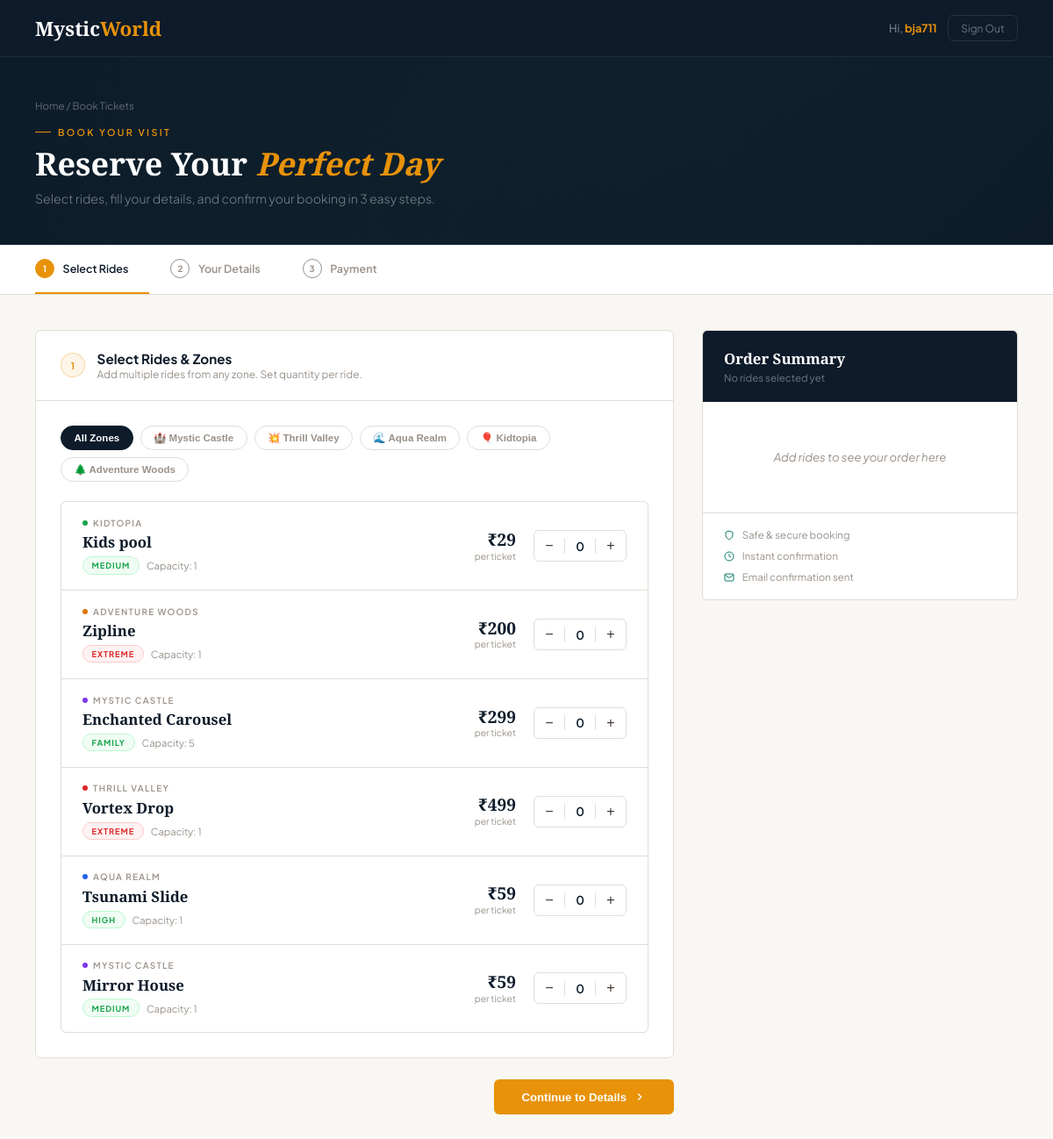
Page /booking/ (signed in) on the committed database.
### park/models.py (models this page shows, shortened)
class Ride(models.Model):
    zone = models.ForeignKey(Zone, on_delete=models.CASCADE)
    name = models.CharField(max_length=100)
    thrill_level = models.CharField(max_length=50)
    ticket_price = models.IntegerField()
    capacity = models.IntegerField()
    image = models.ImageField(upload_to='rides/')

class Zone(models.Model):
    name = models.CharField(max_length=100)
    description = models.TextField()

### park/views.py (the view, shortened to what this page needs)
# urls.py: path('booking/', views.booking, name='booking'),
def booking(request):
    if not request.session.get('visitor_id'):
        return redirect('login')
    rides = Ride.objects.select_related('zone').all()
    return render(request, 'booking.html', {'rides': rides})

### park/templates/booking.html (shortened to what this page needs)
{% load static %}
<!DOCTYPE html>
<html lang="en">
<head>
</head>
<body>
<header>
  <nav>
    <a href="{% url 'home' %}" class="logo">Mystic<span>World</span></a>
    <div class="nav-right">
      {% if request.session.visitor_id %}
        <span class="nav-user">Hi, <strong>{{ request.session.visitor_name }}</strong></span>
        <a href="{% url 'logout' %}" class="nav-out">Sign Out</a>
      {% else %}
        <a href="{% url 'login' %}" class="nav-out">Sign In</a>
      {% endif %}
    </div>
  </nav>
</header>
<div class="page-hero">
  <div class="ph-inner">
    <div class="ph-crumb"><a href="{% url 'home' %}">Home</a> / Book Tickets</div>
    <div class="ph-eyebrow">Book Your Visit</div>
    <h1 class="ph-title">Reserve Your <em>Perfect Day</em></h1>
    <p class="ph-sub">Select rides, fill your details, and confirm your booking in 3 easy steps.</p>
  </div>
</div>
<div class="step-bar">
  <div class="step-bar-inner">
    <div class="step-tab active" id="stab1">
      <div class="step-circle">1</div> Select Rides
    </div>
    <div class="step-tab" id="stab2">
      <div class="step-circle">2</div> Your Details
    </div>
    <div class="step-tab" id="stab3">
      <div class="step-circle">3</div> Payment
    </div>
  </div>
</div>
{% if not request.session.visitor_id %}
<div style="max-width:1280px;margin:3rem auto;padding:0 2.5rem;">
  <div class="login-prompt">
    <div class="lp-ico"><svg viewBox="0 0 24 24"><path d="M20 21v-2a4 4 0 0 0-4-4H8a4 4 0 0 0-4 4v2"/><circle cx="12" cy="7" r="4"/></svg></div>
    <h3>Sign in to Book</h3>
    <p>You need a MysticWorld account to book tickets. It is free and takes under a minute.</p>
    <div class="lp-btns">
      <a href="{% url 'login' %}" class="btn-signin">Sign In</a>
      <a href="{% url 'register' %}" class="btn-reg">Create Account</a>
    </div>
  </div>
</div>
{% else %}
<form method="POST" action="{% url 'booking' %}" id="mainForm">
<div class="layout">
  <div>
    <div class="panel active" id="panel1">
      <div class="sc">
        <div class="sc-hd">
          <div class="sc-num">1</div>
          <div class="sc-hd-text">
            <h3>Select Rides &amp; Zones</h3>
            <p>Add multiple rides from any zone. Set quantity per ride.</p>
          </div>
        </div>
        <div class="sc-body">
          <div class="zone-pills">
            <button type="button" class="zpill active" onclick="filterZone('all',this)">All Zones</button>
            <button type="button" class="zpill" onclick="filterZone('Mystic Castle',this)">🏰 Mystic Castle</button>
            <button type="button" class="zpill" onclick="filterZone('Thrill Valley',this)">💥 Thrill Valley</button>
            <button type="button" class="zpill" onclick="filterZone('Aqua Realm',this)">🌊 Aqua Realm</button>
            <button type="button" class="zpill" onclick="filterZone('Kidtopia',this)">🎈 Kidtopia</button>
            <button type="button" class="zpill" onclick="filterZone('Adventure Woods',this)">🌲 Adventure Woods</button>
          </div>
          <div class="ride-rows" id="rideRows">
            {% for ride in rides %}
            <div class="rr" id="rr-{{ride.id}}"
                 data-id="{{ride.id}}"
                 data-name="{{ride.name}}"
                 data-zone="{{ride.zone.name}}"
                 data-price="{{ride.ticket_price}}"
                 data-thrill="{{ride.thrill_level}}">
              <div>
                <div class="rr-zone">
                  <span class="rr-dot
                    {% if ride.zone.name == 'Mystic Castle' %}d1
                    {% elif ride.zone.name == 'Thrill Valley' %}d2
                    {% elif ride.zone.name == 'Aqua Realm' %}d3
                    {% elif ride.zone.name == 'Kidtopia' %}d4
                    {% else %}d5{% endif %}"></span>
                  {{ride.zone.name}}
                </div>
                <div class="rr-name">{{ride.name}}</div>
                <div class="rr-tags">
                  <span class="thrill
                    {% if ride.thrill_level == 'Extreme' %}th-e
                    {% elif ride.thrill_level == 'High' %}th-h
                    {% elif ride.thrill_level == 'Moderate' %}th-m
                    {% else %}th-f{% endif %}">
                    {{ride.thrill_level}}
                  </span>
                  <span class="rr-cap">Capacity: {{ride.capacity}}</span>
                </div>
              </div>
              <div class="rr-price">
                <div class="rr-amt">₹{{ride.ticket_price}}</div>
                <div class="rr-per">per ticket</div>
              </div>
              <div class="rr-qty">
                <button type="button" class="qbtn" onclick="changeQty({{ride.id}},-1)">−</button>
                <span class="qnum" id="qnum-{{ride.id}}">0</span>
                <button type="button" class="qbtn" onclick="changeQty({{ride.id}},1)">+</button>
              </div>
            </div>
            {% empty %}
            <div style="padding:2rem;text-align:center;color:var(--muted);font-size:.85rem;">No rides available. Please check back soon.</div>
            {% endfor %}
          </div>
        </div>
      </div>
      <div class="step-nav">
        <button type="button" class="btn-next" onclick="goStep(2)">
          Continue to Details
          <svg viewBox="0 0 24 24"><polyline points="9 18 15 12 9 6"/></svg>
        </button>
      </div>
    </div>
  </div>
  <div class="sidebar">
    <div class="sum-card">
      <div class="sum-hd">
        <h3>Order Summary</h3>
        <p id="sum-sub-text">No rides selected yet</p>
      </div>
      <div class="sum-body">
        <div class="cart-empty" id="cartEmpty">Add rides to see your order here</div>
      </div>
      <div class="sum-trust">
        <div class="st-item"><svg viewBox="0 0 24 24"><path d="M12 22s8-4 8-10V5l-8-3-8 3v7c0 6 8 10 8 10z"/></svg>Safe &amp; secure booking</div>
        <div class="st-item"><svg viewBox="0 0 24 24"><circle cx="12" cy="12" r="10"/><polyline points="12 6 12 12 16 14"/></svg>Instant confirmation</div>
        <div class="st-item"><svg viewBox="0 0 24 24"><path d="M4 4h16c1.1 0 2 .9 2 2v12c0 1.1-.9 2-2 2H4c-1.1 0-2-.9-2-2V6c0-1.1.9-2 2-2z"/><polyline points="22,6 12,13 2,6"/></svg>Email confirmation sent</div>
      </div>
    </div>
  </div>
</div>
</form>
{% endif %}
</body>
</html>

### rows in the picture
Ride: zone.name "KIDTOPIA", name "Kids pool", thrill_level "MEDIUM", capacity "1", ticket_price "29"
Ride: zone.name "ADVENTURE WOODS", name "Zipline", thrill_level "EXTREME", capacity "1", ticket_price "200"
Ride: zone.name "MYSTIC CASTLE", name "Enchanted Carousel", thrill_level "FAMILY", capacity "5", ticket_price "299"
Ride: zone.name "THRILL VALLEY", name "Vortex Drop", thrill_level "EXTREME", capacity "1", ticket_price "499"
Ride: zone.name "AQUA REALM", name "Tsunami Slide", thrill_level "HIGH", capacity "1", ticket_price "59"
Ride: zone.name "MYSTIC CASTLE", name "Mirror House", thrill_level "MEDIUM", capacity "1", ticket_price "59"

### other values in the picture
{{ request.session.visitor_name }} "bja711"
